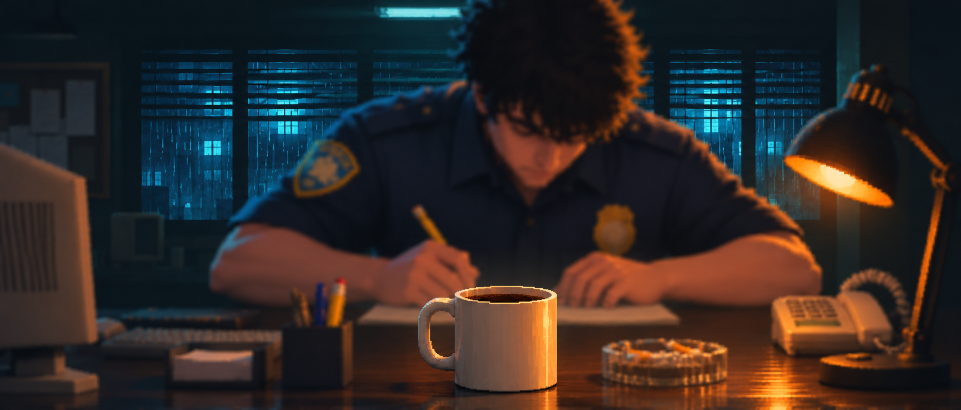
#> input picture art/sources/s00/cut_coffee_v5_a.png, 1921 x 819 px (shown at 1/2 size)
$ python chunky.py ../art/sources/s00/cut_coffee_v5_a.png --out out.png
#> lines starting #> are read from the running program, lines starting #| are printed output that depends on the picture
### tools/pixelize.py
#!/usr/bin/env python3
from __future__ import annotations

import argparse
import sys
from pathlib import Path

from PIL import Image

sys.path.insert(0, str(Path(__file__).resolve().parent))
from _common import is_background, load_palette, nearest_color


# [10 lines left out: function remove_background, not called in this run]


def harden_alpha(img: Image.Image, threshold: int = 128) -> Image.Image:
    r, g, b, a = img.split()
    a = a.point(lambda v: 255 if v >= threshold else 0)
    return Image.merge("RGBA", (r, g, b, a))


# [31 lines left out: functions fit_into_cell, quantize, not called in this run]


BAYER4 = [[0, 8, 2, 10], [12, 4, 14, 6], [3, 11, 1, 9], [15, 7, 13, 5]]


# [81 lines left out: functions grade, main, not called in this run]


# [2 lines that do not run on import are left out]

### tools/chunky.py
#!/usr/bin/env python3
from __future__ import annotations

import argparse
import sys
from pathlib import Path

from PIL import Image

sys.path.insert(0, str(Path(__file__).resolve().parent))
from pixelize import harden_alpha


def chunky(img: Image.Image, f: int) -> Image.Image:
    img = img.convert("RGBA")
    w, h = max(1, round(img.width / f)), max(1, round(img.height / f))
    small = img.convert("RGBa").resize((w, h), Image.BOX).convert("RGBA")
    small = harden_alpha(small)
    return small.resize((w * f, h * f), Image.NEAREST)


def main() -> int:
    ap = argparse.ArgumentParser()
    ap.add_argument("input", type=Path)
    ap.add_argument("--factor", type=int, default=2)
    ap.add_argument("--out", type=Path, required=True)
    args = ap.parse_args()
    out = chunky(Image.open(args.input), args.factor)
#> in chunky, `small = img.convert("RGBa").resize((w, h), Image.BOX).convert("RGBA")`:
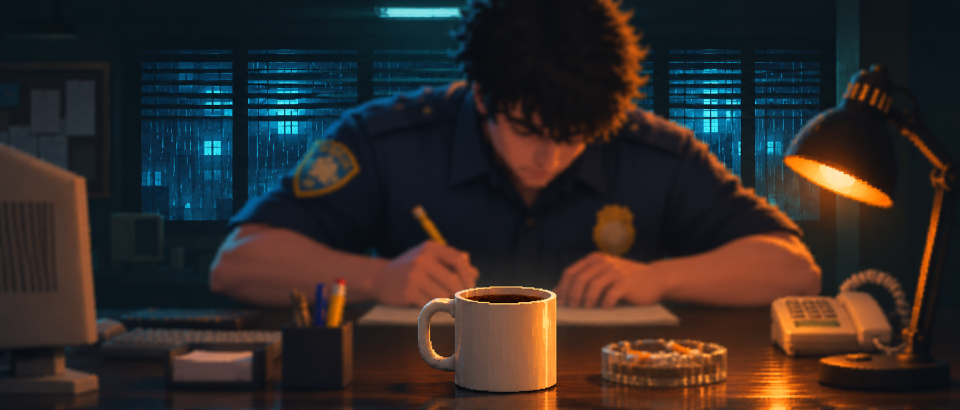
#> small: PIL image 960x410 RGBA; mean R, G, B, A 49.8, 42.2, 39.8, 255
#> in harden_alpha, `r, g, b, a = img.split()`:
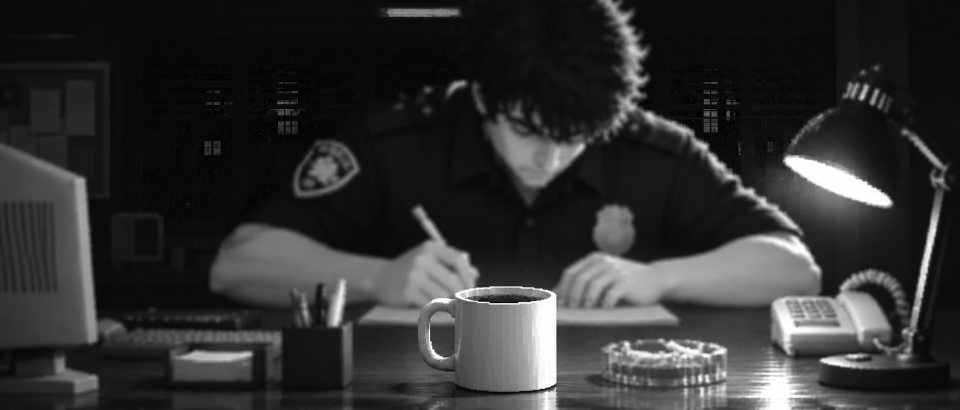
#> r: PIL image 960x410 L; min 0, max 255, mean 49.8
#> in harden_alpha, `r, g, b, a = img.split()`:
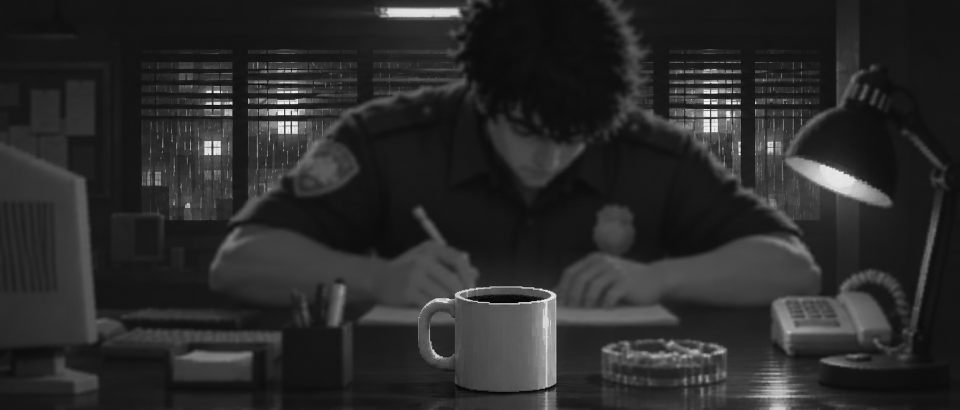
#> g: PIL image 960x410 L; min 3, max 247, mean 42.2
#> in harden_alpha, `r, g, b, a = img.split()`:
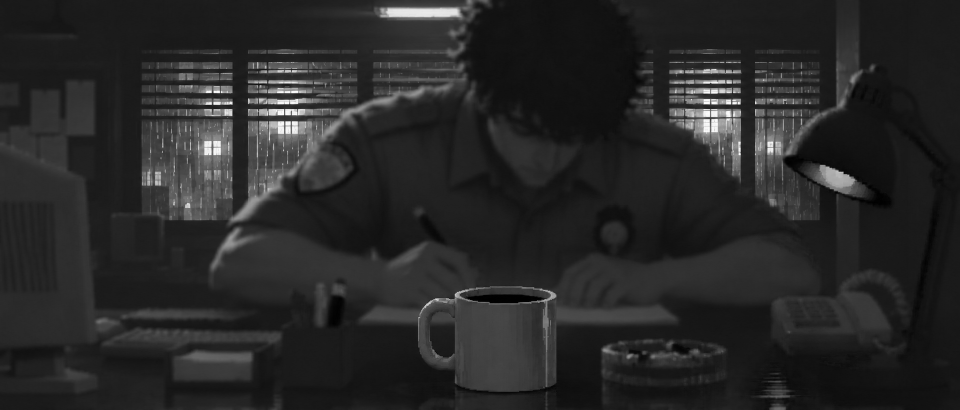
#> b: PIL image 960x410 L; min 0, max 254, mean 39.8
#> in harden_alpha, `r, g, b, a = img.split()`: a: PIL image 960x410 L; every value is 255
    args.out.parent.mkdir(parents=True, exist_ok=True)
    out.save(args.out)
    print(f"ok {args.out} {out.width}x{out.height}")
#| ok out.png 1920x820
    return 0


if __name__ == "__main__":
    raise SystemExit(main())
#> (the program exits here)
